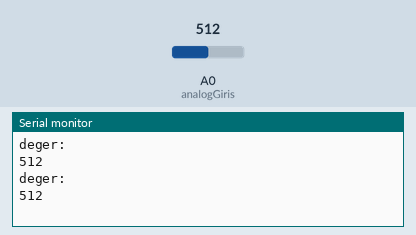
Simulated run of this sketch. Board: Arduino Uno, built with avr-gcc and run on an emulated ATmega328P. Shown: the last lines printed to the serial monitor. The test bench sets the inputs (shaded band); at power-on: A0 (analogGiris) = 512.

Above: at 1.8 s.
1.9 s: A0 (analogGiris) set to 716
At 2.6 s:
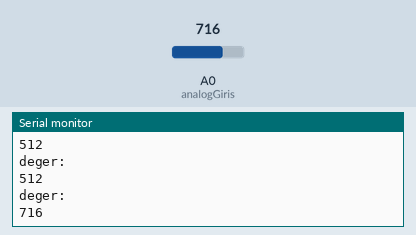
3.4 s: A0 (analogGiris) set to 900
At 4.8 s:
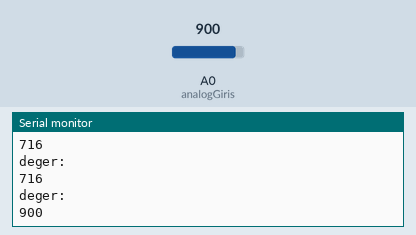
Timing chart, 0 to 6.4 s (numbered marks = the images above; inputs shaded):
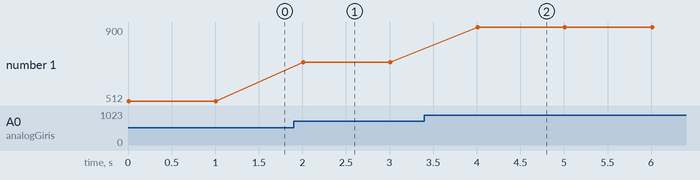

Measured:
- after the input at 1.9 s, the serial monitor: prints a new line after 0.11 s (image 1)
- after the input at 3.4 s, the serial monitor: prints a new line after 0.61 s (image 2)
- plotted number 1: 512 → 716 after the input at 1.9 s, 716 → 900 after the input at 3.4 s

The sketch:

gerilimbolucu.ino
```cpp
const int analogGiris=A0;
void setup() {
  pinMode(analogGiris,INPUT);
  Serial.begin(9600);

}

void loop() {
  int deger=analogRead(analogGiris);
  Serial.println("deger:");
  Serial.println(deger);
  delay(1000);

}
```
